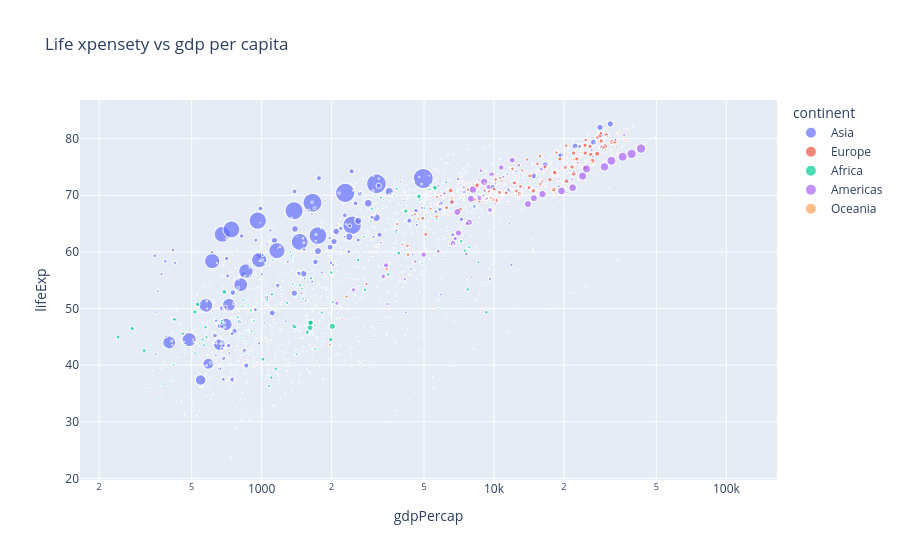

Write notebook code for a chart like this one.
### Code cell
fig = px.scatter(gapminder_df, x='gdpPercap', y = 'lifeExp',title = 'Life xpensety vs gdp per capita', color = 'continent', size = 'pop', log_x=True)
fig

### Figure 1 — Plotly figure (JSON) as saved in the notebook; plotly's stock layout.template omitted (floating-point values rounded to 4 significant figures; data arrays with more than 128 entries replaced by an {"elided": "..."} marker saying what was removed)
{"data": [{"hovertemplate": "continent=Asia<br>gdpPercap=%{x}<br>lifeExp=%{y}<br>pop=%{marker.size}<extra></extra>", "legendgroup": "Asia", "marker": {"color": "#636efa", "size": {"elided": "396 int values"}, "sizemode": "area", "sizeref": 3297000.0, "symbol": "circle"}, "mode": "markers", "name": "Asia", "showlegend": true, "type": "scattergl", "x": {"elided": "396 float values"}, "xaxis": "x", "y": {"elided": "396 float values"}, "yaxis": "y"}, {"hovertemplate": "continent=Europe<br>gdpPercap=%{x}<br>lifeExp=%{y}<br>pop=%{marker.size}<extra></extra>", "legendgroup": "Europe", "marker": {"color": "#EF553B", "size": {"elided": "360 int values"}, "sizemode": "area", "sizeref": 3297000.0, "symbol": "circle"}, "mode": "markers", "name": "Europe", "showlegend": true, "type": "scattergl", "x": {"elided": "360 float values"}, "xaxis": "x", "y": {"elided": "360 float values"}, "yaxis": "y"}, {"hovertemplate": "continent=Africa<br>gdpPercap=%{x}<br>lifeExp=%{y}<br>pop=%{marker.size}<extra></extra>", "legendgroup": "Africa", "marker": {"color": "#00cc96", "size": {"elided": "624 int values"}, "sizemode": "area", "sizeref": 3297000.0, "symbol": "circle"}, "mode": "markers", "name": "Africa", "showlegend": true, "type": "scattergl", "x": {"elided": "624 float values"}, "xaxis": "x", "y": {"elided": "624 float values"}, "yaxis": "y"}, {"hovertemplate": "continent=Americas<br>gdpPercap=%{x}<br>lifeExp=%{y}<br>pop=%{marker.size}<extra></extra>", "legendgroup": "Americas", "marker": {"color": "#ab63fa", "size": {"elided": "300 int values"}, "sizemode": "area", "sizeref": 3297000.0, "symbol": "circle"}, "mode": "markers", "name": "Americas", "showlegend": true, "type": "scattergl", "x": {"elided": "300 float values"}, "xaxis": "x", "y": {"elided": "300 float values"}, "yaxis": "y"}, {"hovertemplate": "continent=Oceania<br>gdpPercap=%{x}<br>lifeExp=%{y}<br>pop=%{marker.size}<extra></extra>", "legendgroup": "Oceania", "marker": {"color": "#FFA15A", "size": [8691212, 9712569, 10794968, 11872264, 13177000, 14074100, 15184200, 16257249, 17481977, 18565243, 19546792, 20434176, 1994794, 2229407, 2488550, 2728150, 2929100, 3164900, 3210650, 3317166, 3437674, 3676187, 3908037, 4115771], "sizemode": "area", "sizeref": 3297000.0, "symbol": "circle"}, "mode": "markers", "name": "Oceania", "showlegend": true, "type": "scattergl", "x": [10040.0, 10950.0, 12220.0, 14530.0, 16790.0, 18330.0, 19480.0, 21890.0, 23420.0, 27000.0, 30690.0, 34440.0, 10560.0, 12250.0, 13180.0, 14460.0, 16050.0, 16230.0, 17630.0, 19010.0, 18360.0, 21050.0, 23190.0, 25190.0], "xaxis": "x", "y": [69.12, 70.33, 70.93, 71.1, 71.93, 73.49, 74.74, 76.32, 77.56, 78.83, 80.37, 81.23, 69.39, 70.26, 71.24, 71.52, 71.89, 72.22, 73.84, 74.32, 76.33, 77.55, 79.11, 80.2], "yaxis": "y"}], "layout": {"legend": {"itemsizing": "constant", "title": {"text": "continent"}, "tracegroupgap": 0}, "title": {"text": "Life xpensety vs gdp per capita"}, "xaxis": {"anchor": "y", "domain": [0, 1], "title": {"text": "gdpPercap"}, "type": "log"}, "yaxis": {"anchor": "x", "domain": [0, 1], "title": {"text": "lifeExp"}}}}
